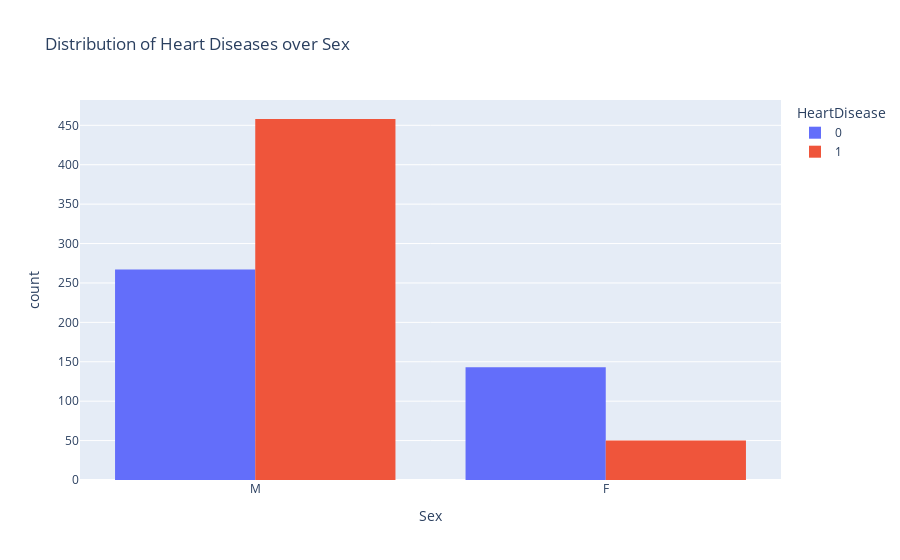

The notebook cell saved with this chart:
### Code cell
px.histogram(data_frame = df, x = 'Sex', color = 'HeartDisease', title="Distribution of Heart Diseases over Sex",barmode="group")

### Figure 1 — Plotly figure (JSON) as saved in the notebook; plotly's stock layout.template omitted (floating-point values rounded to 4 significant figures; data arrays with more than 128 entries replaced by an {"elided": "..."} marker saying what was removed)
{"data": [{"alignmentgroup": "True", "bingroup": "x", "hovertemplate": "HeartDisease=0<br>Sex=%{x}<br>count=%{y}<extra></extra>", "legendgroup": "0", "marker": {"color": "#636efa", "pattern": {"shape": ""}}, "name": "0", "offsetgroup": "0", "orientation": "v", "showlegend": true, "type": "histogram", "x": {"elided": "410 str values"}, "xaxis": "x", "yaxis": "y"}, {"alignmentgroup": "True", "bingroup": "x", "hovertemplate": "HeartDisease=1<br>Sex=%{x}<br>count=%{y}<extra></extra>", "legendgroup": "1", "marker": {"color": "#EF553B", "pattern": {"shape": ""}}, "name": "1", "offsetgroup": "1", "orientation": "v", "showlegend": true, "type": "histogram", "x": {"elided": "508 str values"}, "xaxis": "x", "yaxis": "y"}], "layout": {"barmode": "group", "legend": {"title": {"text": "HeartDisease"}, "tracegroupgap": 0}, "title": {"text": "Distribution of Heart Diseases over Sex"}, "xaxis": {"anchor": "y", "domain": [0, 1], "title": {"text": "Sex"}}, "yaxis": {"anchor": "x", "domain": [0, 1], "title": {"text": "count"}}}}
